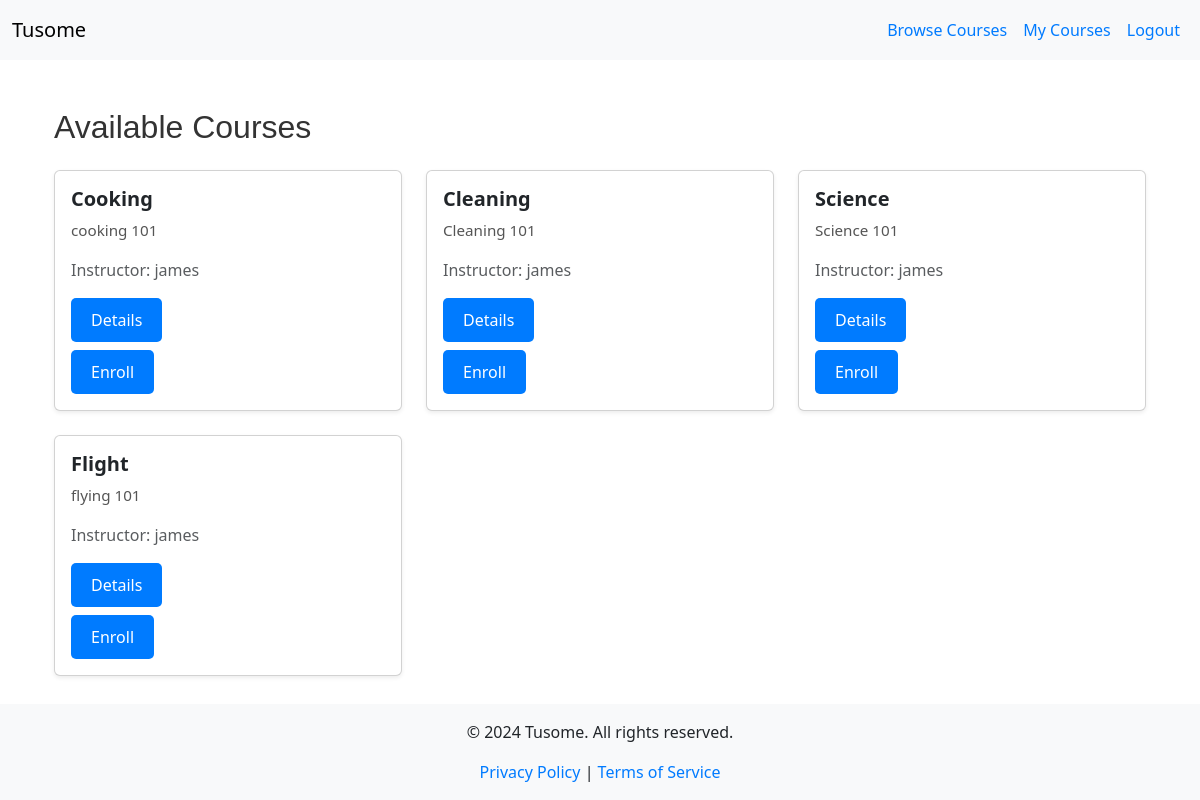
The app's page /browse_courses (signed in), older data.
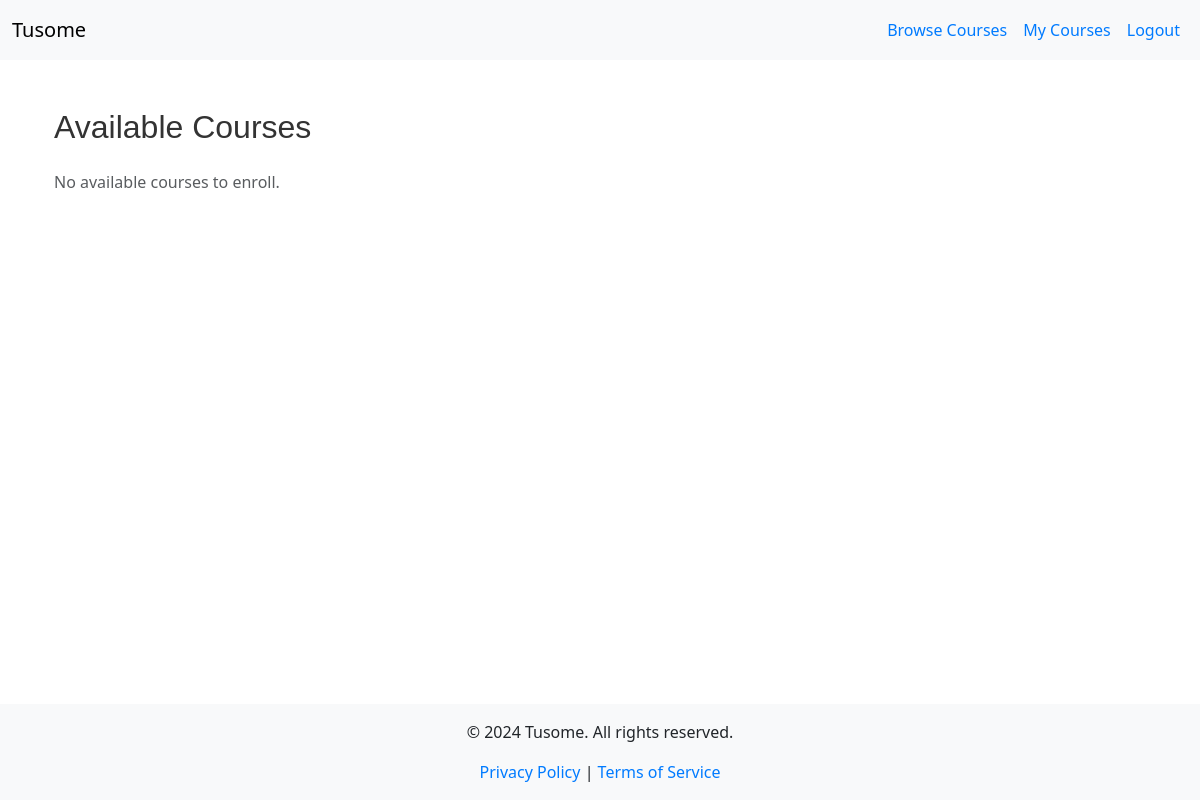
The same page, newer data.
### models.py (models this page shows, shortened)
class Course(db.Model):
    id = db.Column(db.Integer, primary_key=True)
    title = db.Column(db.String(200), nullable=False)
    description = db.Column(db.Text, nullable=False)
    is_featured = db.Column(db.Boolean, default=False)
    instructor_id = db.Column(db.Integer, db.ForeignKey('instructor.id'), nullable=False)
    instructor = db.relationship('Instructor', back_populates='courses')
    lessons = db.relationship('Lesson', back_populates='course', lazy=True)
    quizzes = db.relationship('Quiz', back_populates='course', lazy=True)
    materials = db.relationship('CourseMaterial', back_populates='course', lazy=True)
    enrollments = db.relationship('Enrollment', back_populates='course', lazy=True)
    submissions = db.relationship('Submission', back_populates='course', lazy=True)

class User(UserMixin, db.Model):
    id = db.Column(db.Integer, primary_key=True)
    username = db.Column(db.String(150), unique=True, nullable=False)
    password = db.Column(db.String(150), nullable=False)
    role = db.Column(db.Enum(RoleEnum), nullable=False)  # Using Enum for roles
    instructor = db.relationship('Instructor', back_populates='user', uselist=False)
    student = db.relationship('Student', back_populates='user', uselist=False)

### app.py (the view)
@app.route('/browse_courses')
@role_required(RoleEnum.STUDENT)
def browse_courses():
    enrolled_course_ids = [enrollment.course_id for enrollment in current_user.student.enrollments]
    available_courses = Course.query.filter(~Course.id.in_(enrolled_course_ids)).all()
    form = EnrollCourseForm()
    return render_template('browse_courses.html', courses=available_courses, form=form)

### app.py (called while the page is built)
@app.context_processor
def inject_current_year():
    return {'current_year': datetime.utcnow().year}

@login_manager.user_loader
def load_user(user_id):
    return User.query.get(int(user_id))

@app.context_processor
def inject_roleenum():
    return dict(RoleEnum=RoleEnum)

def role_required(role):
    def decorator(f):
        @wraps(f)
        @login_required  # Ensure the user is logged in
        def decorated_function(*args, **kwargs):
            if current_user.role != role:
                flash('Access denied.', 'danger')
                return redirect(url_for('index'))
            return f(*args, **kwargs)
        return decorated_function
    return decorator

### templates/browse_courses.html (shortened to what this page needs)
{% extends "base.html" %}
{% block content %}
  <div class="container">
    <h2 class="my-4">Available Courses</h2>
    {% if courses %}
      <div class="row">
        {% for course in courses %}
          <div class="col-md-4 mb-4">
            <div class="card h-100 shadow-sm">
              <div class="card-body d-flex flex-column">
                <h5 class="card-title">{{ course.title }}</h5>
                <p class="card-text">
                  {{ course.description[:150] }}{% if course.description|length > 150 %}...{% endif %}
                </p>
                <p class="text-muted">Instructor: {{ course.instructor.user.username }}</p>
                <div class="mt-auto">
                  <a href="{{ url_for('course_details', course_id=course.id) }}" class="btn btn-primary mb-2">Details</a>
                  <form action="{{ url_for('enroll', course_id=course.id) }}" method="POST">
                    <button type="submit" class="btn btn-success" onclick="return confirm('Are you sure you want to enroll in this course?');">Enroll</button>
                  </form>
                </div>
              </div>
            </div>
          </div>
        {% endfor %}
      </div>
    {% else %}
      <p class="text-muted">No available courses to enroll.</p>
    {% endif %}
  </div>
{% endblock %}

### templates/base.html (shortened to what this page needs)
<!DOCTYPE html>
<html lang="en">
<head>
    <link href="https://cdn.jsdelivr.net/npm/bootstrap@5.3.0/dist/css/bootstrap.min.css" rel="stylesheet">
    <link rel="stylesheet" href="{{ url_for('static', filename='css/style.css') }}">
</head>
<body>
    <div id="wrapper" class="d-flex flex-column min-vh-100">
        <nav class="navbar navbar-expand-lg navbar-light bg-light">
          <div class="container-fluid">
            <a class="navbar-brand" href="{{ url_for('index') }}">Tusome</a>
            <div class="collapse navbar-collapse" id="navbarNav">
              <ul class="navbar-nav ms-auto">
                {% if current_user.is_authenticated %}
                  {% if current_user.role == RoleEnum.ADMIN %}
                    <li class="nav-item">
                      <a class="nav-link" href="{{ url_for('admin_dashboard') }}">Admin Dashboard</a>
                    </li>
                    <li class="nav-item">
                      <a class="nav-link" href="{{ url_for('manage_users') }}">Manage Users</a>
                    </li>
                  {% elif current_user.role == RoleEnum.STUDENT %}
                    <li class="nav-item">
                      <a class="nav-link" href="{{ url_for('browse_courses') }}">Browse Courses</a>
                    </li>
                    <li class="nav-item">
                      <a class="nav-link" href="{{ url_for('my_courses') }}">My Courses</a>
                    </li>
                  {% endif %}
                  <li class="nav-item">
                    <a class="nav-link" href="{{ url_for('logout') }}">Logout</a>
                  </li>
                {% endif %}
              </ul>
            </div>
          </div>
        </nav>
        <div class="container mt-4" id="content">
          {% block content %}{% endblock %}
        </div>
        <footer class="bg-light text-center">
          <div class="container">
            <p>&copy; {{ current_year }} Tusome. All rights reserved.</p>
            <a href="{{ url_for('privacy_policy') }}">Privacy Policy</a> |
            <a href="{{ url_for('terms_of_service') }}">Terms of Service</a>
          </div>
        </footer>
    </div>
</body>
</html>

### static/css/style.css (style rules this page uses)
h1, h2, h3 { color: #333; font-family: 'Arial', sans-serif; }
a { color: #007BFF; text-decoration: none; }
.nav-link { padding: 10px; color: #007BFF; transition: color 0.3s; }
html, body { height: 100%; margin: 0; }
body { display: flex; flex-direction: column; }
#wrapper { display: flex; flex-direction: column; min-height: 100vh; }
#content { flex: 1; }
footer { background-color: #f8f9fa; padding: 1rem 0; }

### templates/base.html (style rules this page uses)
html, body { height: 100%; margin: 0; }
body { display: flex; flex-direction: column; }
#content { flex: 1; }
footer { background-color: #f8f9fa; padding: 1rem 0; }

Row changes from the older to the newer data that the page shows:
no longer on this page (row edited): Course: title "Cooking", description "cooking 101", instructor.user.username "james"
removed Course: title "Cleaning", description "Cleaning 101", instructor.user.username "james"
removed Course: title "Science", description "Science 101", instructor.user.username "james"
removed Course: title "Flight", description "flying 101", instructor.user.username "james"
Text that changed along with them:
text now shown: "No available courses to enroll."
